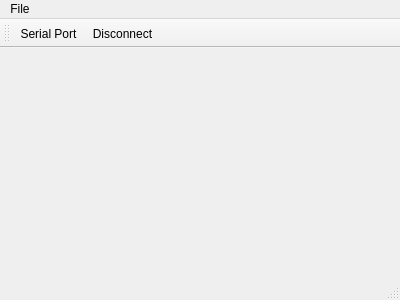
<?xml version="1.0" encoding="UTF-8"?>
<ui version="4.0">
 <class>MainWindow</class>
 <widget class="QMainWindow" name="MainWindow">
  <property name="geometry">
   <rect>
    <x>0</x>
    <y>0</y>
    <width>400</width>
    <height>300</height>
   </rect>
  </property>
  <property name="windowTitle">
   <string>MainWindow</string>
  </property>
  <property name="iconSize">
   <size>
    <width>24</width>
    <height>24</height>
   </size>
  </property>
  <widget class="QWidget" name="centralWidget"/>
  <widget class="QMenuBar" name="menuBar">
   <property name="geometry">
    <rect>
     <x>0</x>
     <y>0</y>
     <width>400</width>
     <height>21</height>
    </rect>
   </property>
   <widget class="QMenu" name="menuFile">
    <property name="title">
     <string>File</string>
    </property>
    <addaction name="actionSerial_Port"/>
    <addaction name="actionDisconnect"/>
    <addaction name="actionClose"/>
   </widget>
   <addaction name="menuFile"/>
  </widget>
  <widget class="QStatusBar" name="statusBar"/>
  <widget class="QToolBar" name="mainToolBar">
   <attribute name="toolBarArea">
    <enum>TopToolBarArea</enum>
   </attribute>
   <attribute name="toolBarBreak">
    <bool>false</bool>
   </attribute>
   <addaction name="actionSerial_Port"/>
   <addaction name="actionDisconnect"/>
  </widget>
  <action name="actionSerial_Port">
   <property name="icon">
    <iconset resource="res.qrc">
     <normaloff>:/icons/icons/Serial.ico</normaloff>:/icons/icons/Serial.ico</iconset>
   </property>
   <property name="text">
    <string>Serial Port</string>
   </property>
  </action>
  <action name="actionClose">
   <property name="icon">
    <iconset resource="res.qrc">
     <normaloff>:/icons/icons/Close.ico</normaloff>:/icons/icons/Close.ico</iconset>
   </property>
   <property name="text">
    <string>Close</string>
   </property>
  </action>
  <action name="actionDisconnect">
   <property name="icon">
    <iconset resource="res.qrc">
     <normaloff>:/icons/icons/Disconnect.ico</normaloff>:/icons/icons/Disconnect.ico</iconset>
   </property>
   <property name="text">
    <string>Disconnect</string>
   </property>
  </action>
 </widget>
 <layoutdefault spacing="6" margin="11"/>
 <resources>
  <include location="res.qrc"/>
 </resources>
 <connections/>
</ui>
